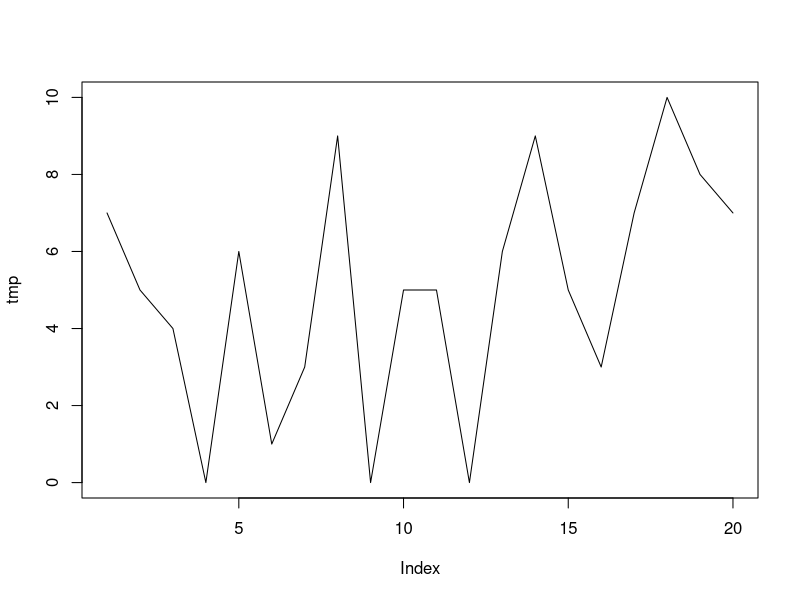
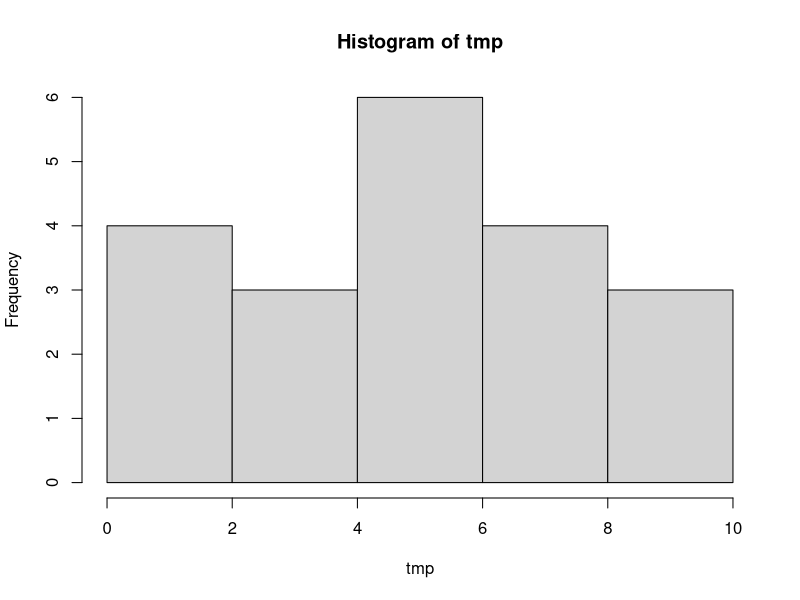
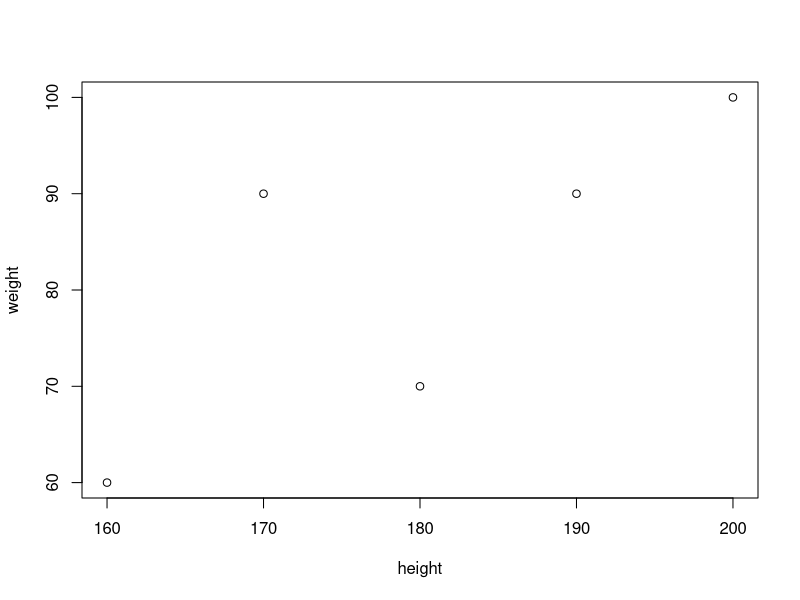
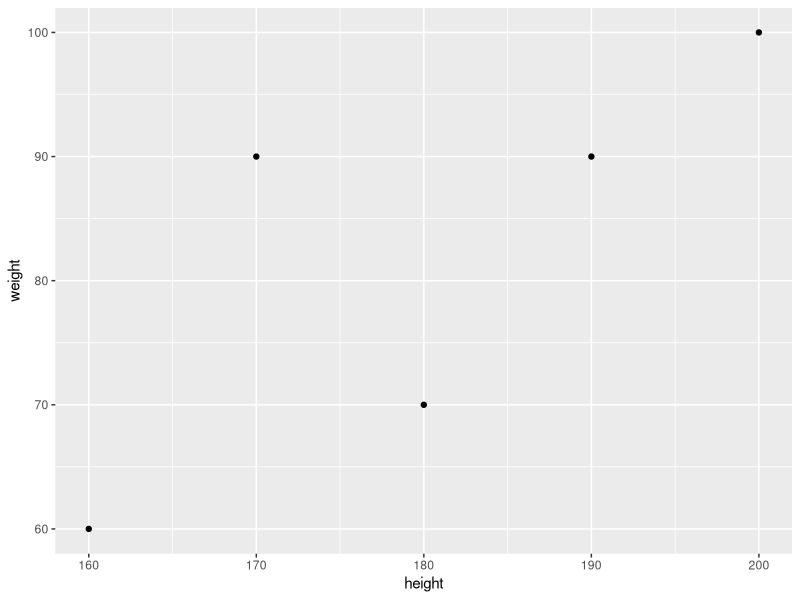
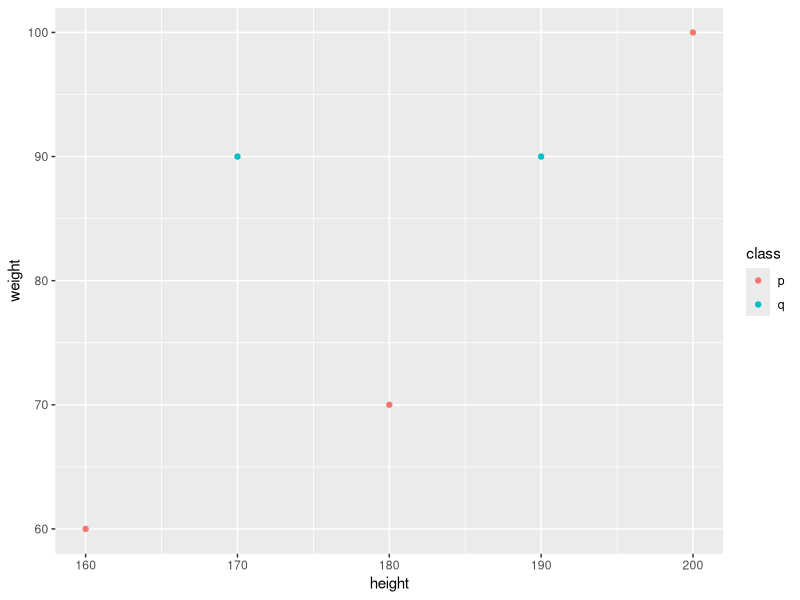
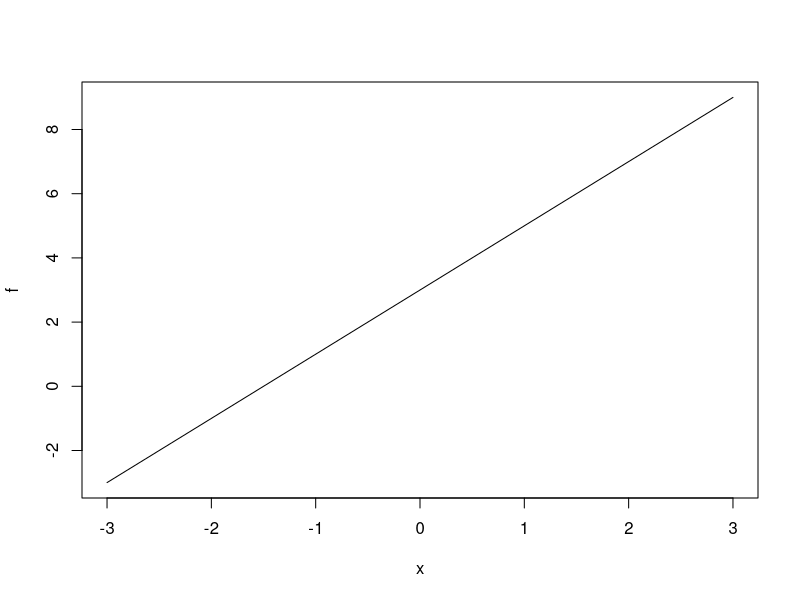
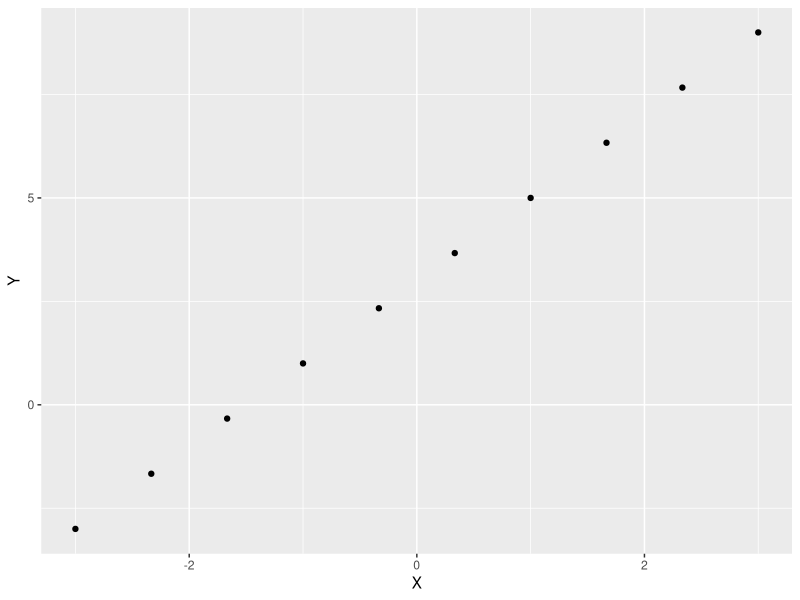
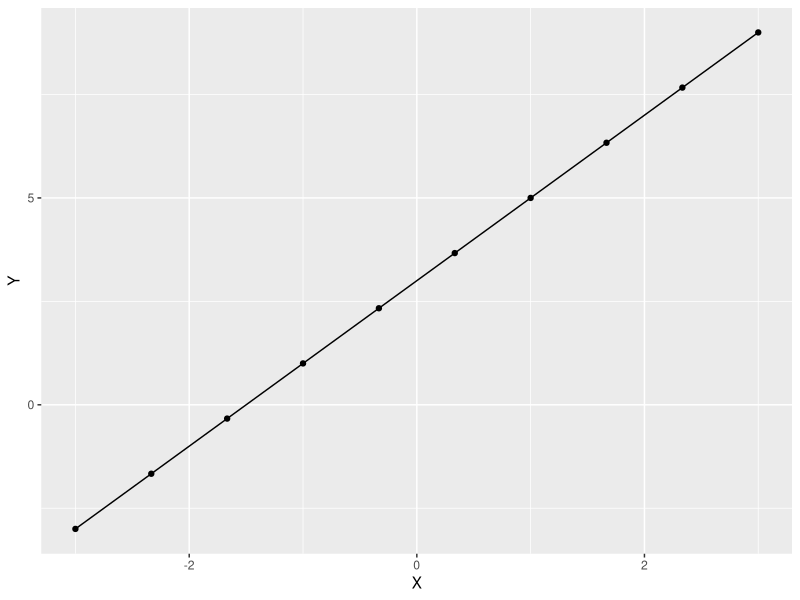

Recreate these plots in R, in order.
## ---- chunk 1
# 毎回実行する
library(tidyverse)
library(caret)
## ---- chunk 2
# この資料では，見やすさのために「->」，「+」，「=」などの前後，「,」の後に空白を入れる。
a <- 2
b <- 3
a + b # 計算
## ---- chunk 3
c <- a + b # 計算結果の割り当て
c          # 結果の表示
## ---- chunk 4
(c <- a + b)
## ---- chunk 5
s <- "abcde" # 'abcde'でもよい。

substr(x = s, start = 2, stop = 3) # 部分文字列（その1）
substr(s, 2, 3)                    # 部分文字列（その2）
s %>% substr(start = 2, stop = 3)  # 部分文字列（その3）
## ---- chunk 6
t <- "fgh"
paste(s, t, sep = ',') # 文字列の連結
## ---- chunk 7
vec1 <- c(1, 1, 2, 3, 5)
## ---- chunk 8
length(vec1) # 要素数
## ---- chunk 9
vec1[3] # 特定の要素
## ---- chunk 10
vec1 + 10 # ベクトルに数を足す。
## ---- chunk 11
vec1 * 10 # ベクトルに数を掛ける。
## ---- chunk 12
vec1 <- c(1,  1,   2,    3,     5)
vec2 <- c(1, 10, 100, 1000, 10000)
vec1 + vec2 # ベクトル同士の足し算。
# この資料では，見やすさのために余分な空白を入れて水平方向の位置を揃えることがある。
## ---- chunk 13
vec1 * vec2 # ベクトル同士の掛け算。（内積ではない）
## ---- chunk 14
vec1 %*% vec2 # ベクトルの内積
## ---- chunk 15
1:10
# Pythonのrange(1, 10)の結果は1以上9以下の整数だった。
## ---- chunk 16
seq(from = 0, to = 1, by = 0.1)
## ---- chunk 17
seq(from = 0, to = 1, length.out = 10)
## ---- chunk 18
vec1 <- c(1, 1, 2, 3, 5)

mean(vec1)   # 平均
var(vec1)    # （不偏）分散
sd(vec1)     # 標準偏差
median(vec1) # 中央値
## ---- chunk 19
psych::describe(vec1) # まとめて計算する。
## ---- chunk 20
scores <- c("グー","チョキ","パー","チョキ")
scores
## ---- chunk 21
scores <- factor(c("グー","チョキ","パー","チョキ"))
scores
## ---- chunk 22
# 毎回実行する
library(tidyverse)
library(caret)
## ---- chunk 23
# 方法1
people <- tribble(
  ~name, ~height, ~weight, ~score, ~class,
  "A",       160,      60,     70, "p",
  "B",       170,      90,     80, "q",
  "C",       180,      70,     90, "p",
  "D",       190,      90,    100, "q",
  "E",       200,     100,     60, "p")
people
## ---- chunk 24
# 方法2
people <- data.frame(
  name   = c("A", "B", "C", "D", "E"),
  height = c(160, 170, 180, 190, 200),
  weight = c( 60,  90,  70,  90, 100),
  score  = c( 70,  80,  90, 100,  60),
  class  = c("p", "q", "p", "q", "p"),
  stringsAsFactors = FALSE) # 文字列を因子にしないためのオプション
people
## ---- chunk 25
# 補足（classを因子にしたい場合）
people$class <- as.factor(people$class)
## ---- chunk 26
# 行の追加
tmp <- data.frame(name = "F", height = 172, weight = 60,
                  score = "50", class = "p",
                  stringsAsFactors = FALSE) # 新しい行
people %>% rbind(tmp)                       # 行の追加

# 列の追加
tmp <- c("P", "Q", "R", "S", "T") # 新しい列
people %>% mutate(name2 = tmp)    # 列の追加
# もとのデータフレームを更新する場合は，頭に「people <- 」を付ける。
## ---- chunk 27
head(people) # 最初の数件

people[2, 3] # 2行3列

people[2, ]       # 1行
people[c(2, 3), ] # 複数行

people$name       # 1列（結果はベクトル）
people[, 2]       # 1列（結果はベクトル）
people[, c(2, 3)] # 複数列

people %>% select("name")             # 1列
people %>% select("height", "weight") # 複数列
## ---- chunk 28
people %>% filter(name == "A")

people %>% filter(height > 160 & weight > 70)   # 論理積（「かつ」）

people %>% filter(height > 160 | weight > 70)   # 論理和（「または」）

people %>% filter(height == max(people$height)) # 最大値
## ---- chunk 29
people %>% arrange(score)

people %>% arrange(-score)

people # データが更新されるわけではない。
## ---- chunk 30
# 行の更新
tmp <- data.frame(name = "A", height = 161, weight = 61,
                  score = 70, class = "p",
                  stringsAsFactors = FALSE) # 新しい行
people[1,] <- tmp                           # 行の更新（この記法で追加も可）
people
## ---- chunk 31
# 列の更新
tmp <- c(161, 171, 181, 191,201) # 新しい列
people$height = tmp              # 列の更新（実は追加も可）
people
## ---- chunk 32
# いずれも，新しいデータフレームができる。
people[-2,]       # 1行削除
people[-c(2, 3),] # 複数行削除

people[-(people$name == "B"), ] # 条件を満たす行の削除

people[, -1]          # 1列削除
people[, -c(1, 2)]    # 複数列削除（1列しか残らない場合，結果はベクトル）

people[, colnames(people) != "height"]                   # 列名を指定して1列削除
people[, !(colnames(people) %in% c("height", "weight"))] # 列名を指定して複数列削除
## ---- chunk 33
mean(people$height)     # 列ごとに計算

psych::describe(people) # まとめて計算
## ---- chunk 34
people <- tribble(
  ~name, ~height, ~weight, ~score, ~class,
  "A",       160,      60,     70, "p",
  "B",       170,      90,     80, "q",
  "C",       180,      70,     90, "p",
  "D",       190,      90,    100, "q",
  "E",       200,     100,     60, "p")

people %>% group_by(class) %>% summarize(avg_height = mean(height)) # グループごとの平均

people %>% group_by(class) %>% filter(n() > 2) # 2件以上あるグループ
## ---- chunk 35
# 毎回実行する
library(tidyverse)
library(caret)
## ---- chunk 36
tmp <- c(7, 5, 4, 0, 6, 1, 3, 9, 0, 5, 5, 0, 6, 9, 5, 3, 7, 10, 8, 7)

plot(tmp, type = "l") # 折れ線（時系列）

hist(tmp)             # ヒストグラム
## ---- chunk 37
people <- tribble(
  ~name, ~height, ~weight, ~score, ~class,
  "A",       160,      60,     70, "p",
  "B",       170,      90,     80, "q",
  "C",       180,      70,     90, "p",
  "D",       190,      90,    100, "q",
  "E",       200,     100,     60, "p")
## ---- chunk 38
plot(people[, c(2, 3)])
## ---- chunk 39
ggplot(data = people,                           # 対象データ 
       mapping = aes(x = height, y = weight)) + # x座標とy座標の指定
  geom_point()                                  # 散布図
## ---- chunk 40
ggplot(data = people,                                          # 対象データ 
       mapping = aes(x = height, y = weight, color = class)) + # classで色分け
  geom_point()                                                 # 散布図
## ---- chunk 41
f <- function(x) { 2 * x + 3 }
## ---- chunk 42
plot(f, from = -3, to = 3)
## ---- chunk 43
my_data <- data.frame(X = seq(from = -3, to = 3, length.out = 10))
my_data$Y <- f(my_data$X)
head(my_data)
## ---- chunk 44
ggplot(data = my_data,                # 対象データ 
       mapping = aes(x = X, y = Y)) + # x座標とy座標の指定
  geom_point()                        # 散布図
## ---- chunk 45
ggplot(data = my_data,                # 対象データ 
       mapping = aes(x = X, y = Y)) + # x座標とy座標の指定
  geom_point() +                      # 散布図
  geom_line()                         # 折れ線グラフ
